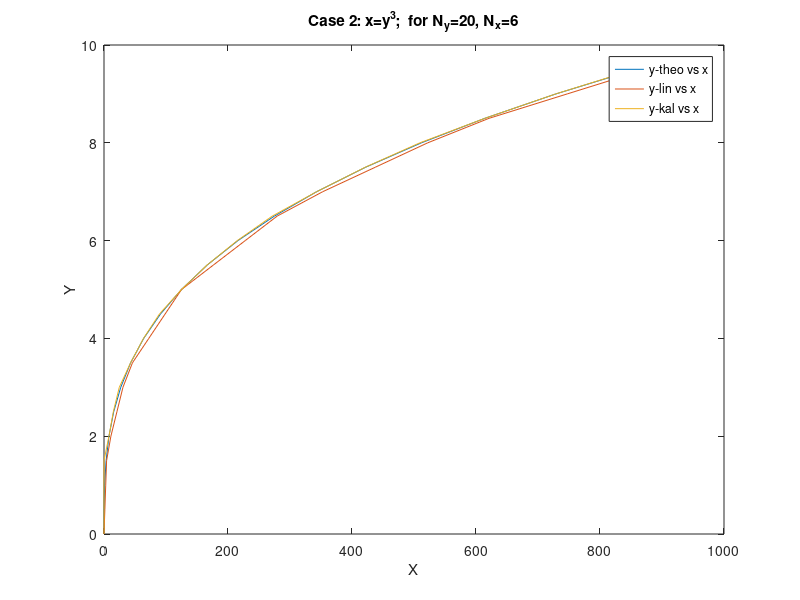

Recreate this plot in MATLAB.
%% This code is created by Mayur Gaikwad | 16D100008 for Dual Degree Project (filter implementation on real values)
clear all:
clc;
close all;
%% Input parameters (semicircular arc from (0,0) to (2,0)
y_points=20; %scanner frequency
x_points=6;
ty=linspace(0,10,y_points+1);
phase=1/y_points/2;
tx=linspace(0,10,x_points+1);
%% theoretical values (we look for the values at t1)
%Curve equation = y=x^2
ytheo= ty;
xtheo=(ytheo.*ytheo).*ytheo;
xact=tx.*tx.*tx;
xlin=ones(1,y_points+1);
xkal=xlin;
%% linear interpolation values of x at each y
%prev=xarr(2,1);
previndex=1;
%next=xarr(2,2);
nextindex=2;
i=1;
while i <=y_points
    if ty(i)>tx(nextindex)
        previndex=nextindex;
        nextindex=nextindex+1;
    elseif ty(i)==tx(previndex)
        xlin(i)=xact(previndex);
        xkal(i)=xlin(i);
        i=i+1;
        
    elseif ty(i)==tx(nextindex)
        xlin(i)=xact(nextindex);
        xkal(i)=xlin(i);
        previndex=nextindex;
        nextindex=nextindex+1;
        i=i+1;
    else
        deltat=ty(i)-tx(previndex);
        xkal(i)=xact(previndex)+(3*tx(previndex)*tx(previndex)*deltat + 0.5*6*tx(previndex)*deltat*deltat);
        xlin(i)=((xact(nextindex)-xact(previndex))/(tx(nextindex)-tx(previndex)))*(ty(i)-tx(previndex))+ xact(previndex);
        i=i+1;
    end
end
%y_lin= (y(1:y_points)+y(2:y_points+1))/2;
Rmse_lin= sqrt(sum((xlin(1:end-1)-xtheo(1:end-1)).^2)/y_points)
Rmse_kal= sqrt(sum((xkal(1:end-1)-xtheo(1:end-1)).^2)/y_points)

max_abs_error_lin=max(abs(xlin(1:end-1)-xtheo(1:end-1)))
max_abs_error_kal=max(abs(xkal(1:end-1)-xtheo(1:end-1)))

figure;
plot (xtheo(1:end-1),ytheo(1:end-1));
hold on;
plot(xlin(1:end-1),ytheo(1:end-1));
title('Case 2: x=y^3;  for N_y=20, N_x=6');
plot(xkal(1:end-1),ytheo(1:end-1));
xlabel('X');
ylabel('Y');
legend('y-theo vs x', 'y-lin vs x', 'y-kal vs x');
deltax= mean(abs(xact(1:end-1)-xact(2:end)))

% %% Kalman filter based
% 
% fs=1e4;
% % time step
% dt = 1/fs;
% 
% t=0:1/fs:0.5; t=t';
% t=tx';
% n = numel(t);
% 
% % state matrix
% X = zeros(2,1);
% 
% % covariance matrix
% P = zeros(2,2);
% 
% % kalman filter output through the whole time
% X_arr = zeros(n, 2);
% 
% % system noise
% Q = [0.04 0;
%     0 1];
% 
% % transition matrix
% F = [1 dt;
%     0 1];
% 
% % observation matrix
% H = [1 0];
% 
% % variance of signal 1 (Velocity Sensor)
% v1_var = 40; f=100;
% v1 = (pi)*sin(pi*tx)+v1_var*randn([length(tx),1]);
% s1 = cumtrapz(t,v1);
% %s1_var=v1_var/(2*pi*f);
% s1_var=0.001;
% s1 = generate_signal(s1, s1_var);
% 
% %     s1 = 5*sin(2*pi*f*t)+s1_var*randn([length(t),1]);
% %s1 = generate_signal(s1, s1_var);
% 
% % variance of signal 2 (Position Sensor)
% s2_var = 0.5; f=100;
% %s2_theo=5*sin(2*pi*f*t);
% s2_theo=xact;
% s2 = 1-cos(pi*tx)+s2_var*randn([length(tx),1]);
% s2 = generate_signal(s2, s2_var);
% 
% % fusion
% for i = 1:n
%     if (i == 1) 
%         [X, P] = init_kalman(X, s1(i, 1)); % initialize the state using the 1st sensor
%     else
%         [X, P] = prediction(X, P, Q, F);
%         
%         [X, P] = update(X, P, s1(i, 1), s1(i, 2), H);
%         [X, P] = update(X, P, s2(i, 1), s2(i, 2), H);
%     end
%     
%     X_arr(i, :) = X;
% end
% % figure;
% % plot(t, [s1(:, 1), s2(:, 1),X_arr(:, 1)], 'LineWidth', 1);
% % set(gca,'FontSize',12);
% % grid on;
% % legend('signal 1', 'signal 2', 'Kalman Filter');
% % figure;
% % plot(t, X_arr(:, 1), 'LineWidth', 1);
% 
% 
% %computing the RMS
% RMS_kalman= sqrt(sum((s2_theo-X_arr(:,1)).*(s2_theo-X_arr(:,1)))/n)
% RMS_noise= sqrt(sum((s2_theo-s2(:,1)).*(s2_theo-s2(:,1)))/n)
% figure
% plot(t, [s2(:, 1), s2_theo], 'LineWidth', 1);
% 
% figure
% plot(t, [X_arr(:, 1), s2_theo], 'LineWidth', 1);
% 
